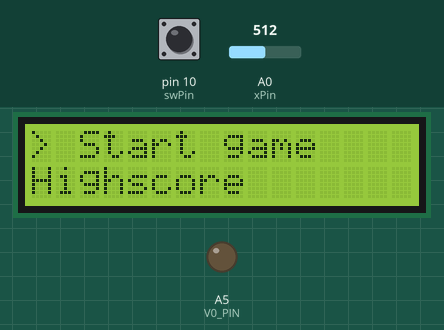
The sketch below on a simulated Arduino Uno, built with avr-gcc and run on an emulated ATmega328P. On the bench: 16×2 character LCD, output pins drawn as LEDs (lit = HIGH). The test bench sets the inputs (shaded band); at power-on: pin 10 (swPin) HIGH, A0 (xPin) = 512.

Above: at 1.2 s.
1.3 s: pin 10 (swPin) pulled LOW for 0.15 s
At 1.85 s:
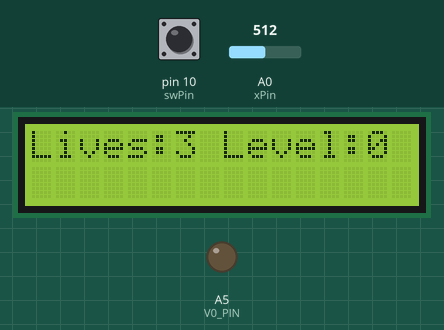
At 2.2 s:
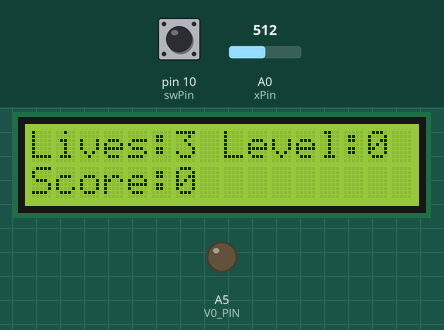
Timing chart, 0 to 4.3 s (numbered marks = the images above; inputs shaded):
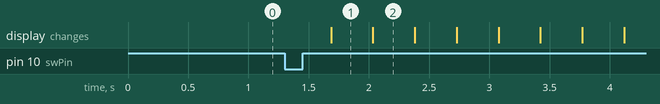

Measured:
- after the input at 1.3 s, the display: changes after 0.39 s (image 1)

The sketch:

gameMenu.ino
```cpp
#include <LiquidCrystal.h>

//LCD pins
const int RS = 2;
const int E = 3;
const int D4 = 4;
const int D5 = 5;
const int D6 = 6;
const int D7 = 7;
const int V0_PIN = A5;

//Joystick pins
const int xPin = A0;
const int yPin = A2;
const int swPin = 10;

//Joystick pushbutton values
int toShow = 0;
int pushed = 0;
int swVal = 0;

//Joystick axis values
int xValue = 1;
int yValue = 0;
int xPos = 1;
int yPos = 0;
int minThreshold = 400;
int maxThreshold = 600;
bool joyMoved = false;

//Comparing time
unsigned long Time;

//global values for the game
int lives = 3;
int score = 0;
int startingLevel = 0;

//lcd object declaration
LiquidCrystal lcd(RS, E, D4, D5, D6, D7);

//Function using millis() instead of wait()
void wait(int ms)
{
  Time = millis();
  while (millis() - Time <= ms)
  {
    continue;
  }
  return;
}

void selectMenu(int xValue)
{
  if (xValue < minThreshold && joyMoved == false)
  {
    if (xPos > 1) xPos--;
    else xPos = 3;
    joyMoved = true;
  }

  if (xValue > maxThreshold&& joyMoved == false)
  {
    if (xPos < 3) xPos++;
    else xPos = 1;
    joyMoved = true;
  }

  if (xValue >= minThreshold && xValue <= maxThreshold)
  {
    joyMoved = false;
  }
  displayMenu(xPos);

  //Reading the joystick pushbutton value to enter the submenu
  swVal = digitalRead(swPin);
  if (swVal == 1 && toShow == 0)
  {
    pushed = 1 - pushed;
    wait(200);
  }
  toShow = swVal;
  if (pushed == 0)
  {
    option(xPos);
    pushed = 1;
  }
  wait(10);
}

void displayMenu(int number)
{
  lcd.clear();
  lcd.setCursor(0, 0);

  switch (number)
  {
  case 1:
    lcd.print("> Start game");
    wait(10);
    lcd.setCursor(0, 1);
    lcd.print("Highscore");
    break;

  case 2:
    lcd.print("> Highscore");
    wait(10);
    lcd.setCursor(0, 1);
    lcd.print("Settings");
    break;

  case 3:
    lcd.print("> Settings");
    wait(10);
    lcd.setCursor(0, 1);
    lcd.print("Start game");
    break;

  default:
    break;
  }
  wait(10);
}

void option(int number)
{
  lcd.clear();

  switch (number)
  {
    //Start game
    case 1:
    {
      Time = millis();
      while (millis() - Time < 10000)
      {
        int level = startingLevel;
        String firstRow = "Lives:";
        String secondRow = "Score:";
        if (millis() - Time < 5000)
        {
          firstRow = firstRow + lives + " Level:" + level;
          score = 3 * level;
          secondRow = secondRow + score;
          lcd.clear();
          lcd.setCursor(0, 0);
          lcd.print(firstRow);
          delay(10);
          lcd.setCursor(0, 1);
          lcd.print(secondRow);
          delay(10);
        }

        else if (millis() - Time < 10000 && millis() - Time >= 5000)
        {
          level += 1;
          firstRow = firstRow + lives + " Level:" + level;
          score = 3 * level;
          secondRow = secondRow + score;
          lcd.clear();
          lcd.setCursor(0, 0);
          lcd.print(firstRow);
          delay(10);
          lcd.setCursor(0, 1);
          lcd.print(secondRow);
          delay(10);
        }
      }

      toShow = 0;
      pushed = 0;
      while (millis() - Time >= 10000)
      {
        swVal = digitalRead(swPin);
        if (swVal == 1 && toShow == 0)
        {
          pushed = 1 - pushed;
          delay(200);
        }

        toShow = swVal;
        if (pushed == 1)
        {
          lcd.clear();
          lcd.setCursor(0, 0);
          lcd.print(" !!!YOU WON!!!");
          delay(10);
          lcd.setCursor(0, 1);
          lcd.print("Click to exit.");
          delay(10);
        }
        else return;
      }
      break;
    }

    //Highscore
    case 2:
    {
      toShow = 0;
      pushed = 0;
      Serial.println(score);
      Time = millis();
      while (millis() - Time < 10000)
      {
        swVal = digitalRead(swPin);
        if (swVal == 1 && toShow == 0)
        {
          pushed = 1 - pushed;
          wait(200);
        }

        toShow = swVal;
        if (pushed == 1)
        {
          lcd.setCursor(0, 0);
          String show = "Highscore:";
          show += score;
          lcd.print(show);
          wait(10);
        }
        else return;
      }
      break;
    }

    //Settings
    case 3:
    {
      toShow = 0;
      pushed = 0;
      Time = millis();
      while (millis() - Time < 100000)
      {
        yValue = analogRead(yPin);
        if (yValue < minThreshold && joyMoved == false)
        {
          if (yPos > 0) yPos--;
          else yPos = 9;
          joyMoved = true;
        }

        if (yValue > maxThreshold&& joyMoved == false)
        {
          if (yPos < 9) yPos++;
          else yPos = 0;
          joyMoved = true;
        }

        if (yValue >= minThreshold && yValue <= maxThreshold)
        {
          joyMoved = false;
        }
        Serial.println(yPos);
        //citim daca a fost apasat butonul

        swVal = digitalRead(swPin);
        if (swVal == 1 && toShow == 0)
        {
          pushed = 1 - pushed;
          wait(200);
        }

        toShow = swVal;
        if (pushed == 1)
        {
          startingLevel = yPos;
          lcd.clear();
          lcd.setCursor(0, 0);
          String startLevel = "Start level:";
          startLevel += yPos;
          lcd.print(startLevel);
          wait(10);
        }
        else return;
      }
      break;
    }
    default:
      break;
  }
}

void setup() {
  //Declaration of Joystick
  pinMode(xPin, INPUT);
  pinMode(yPin, INPUT);
  pinMode(swPin, INPUT_PULLUP);

  //PWM for V0 pin on LCD
  pinMode(V0_PIN, OUTPUT);
  analogWrite(V0_PIN, 10);

  //Declaring 2x16 grid for LCD
  lcd.begin(16, 2);

  //Serial monitor for debugging
  Serial.begin(9600);
}

void loop() {
  xValue = analogRead(xPin);
  selectMenu(xValue);
}
```
